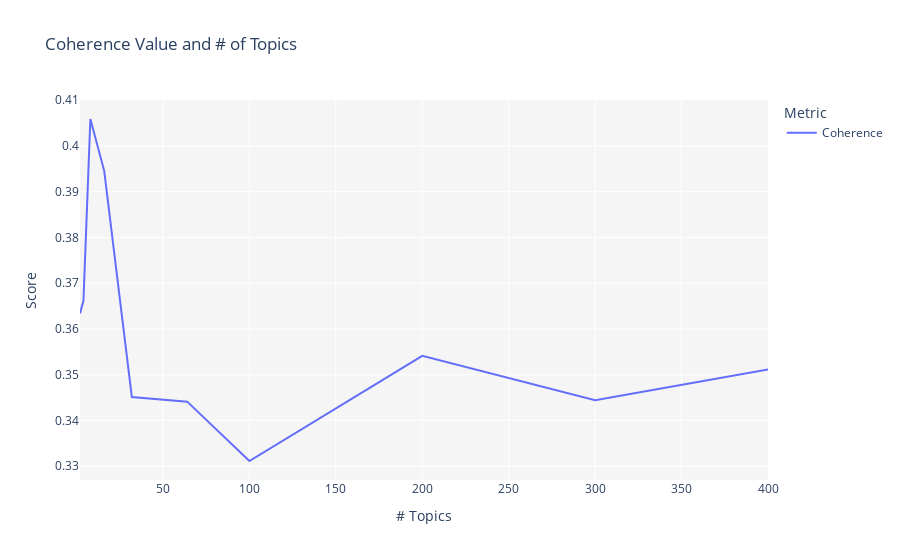

The code cell stored with this chart in its notebook:
### Code cell
# create a sample dataset for testing
df_train = df_complaints_balance.sample(frac=.3, random_state=random_seed)

# create the topic modeler and perform the pre-processing steps
topic_modeler = TopicModeling(df_train, random_seed)
topic_modeler.setup(target='review_content_clean', custom_stopwords=None, verbose=True)
topic_modeler.create_tuned_model(model='lda', verbose=True)
#topic_modeler.create_tuned_model(model='lda', num_topics=8, verbose=True)

### Figure 1 — Plotly figure (JSON) as saved in the notebook; plotly's stock layout.template omitted (floating-point values rounded to 4 significant figures)
{"data": [{"hovertemplate": "Metric=Coherence<br># Topics=%{x}<br>Score=%{y}<extra></extra>", "legendgroup": "Coherence", "line": {"color": "#636efa", "dash": "solid", "shape": "linear"}, "marker": {"symbol": "circle"}, "mode": "lines", "name": "Coherence", "orientation": "v", "showlegend": true, "type": "scatter", "x": [2, 4, 8, 16, 32, 64, 100, 200, 300, 400], "xaxis": "x", "y": [0.3634, 0.3662, 0.4059, 0.3946, 0.3451, 0.3441, 0.3311, 0.3541, 0.3444, 0.3511], "yaxis": "y"}], "layout": {"legend": {"title": {"text": "Metric"}, "tracegroupgap": 0}, "plot_bgcolor": "rgb(245,245,245)", "title": {"text": "Coherence Value and # of Topics"}, "xaxis": {"anchor": "y", "domain": [0, 1], "title": {"text": "# Topics"}}, "yaxis": {"anchor": "x", "domain": [0, 1], "title": {"text": "Score"}}}}
